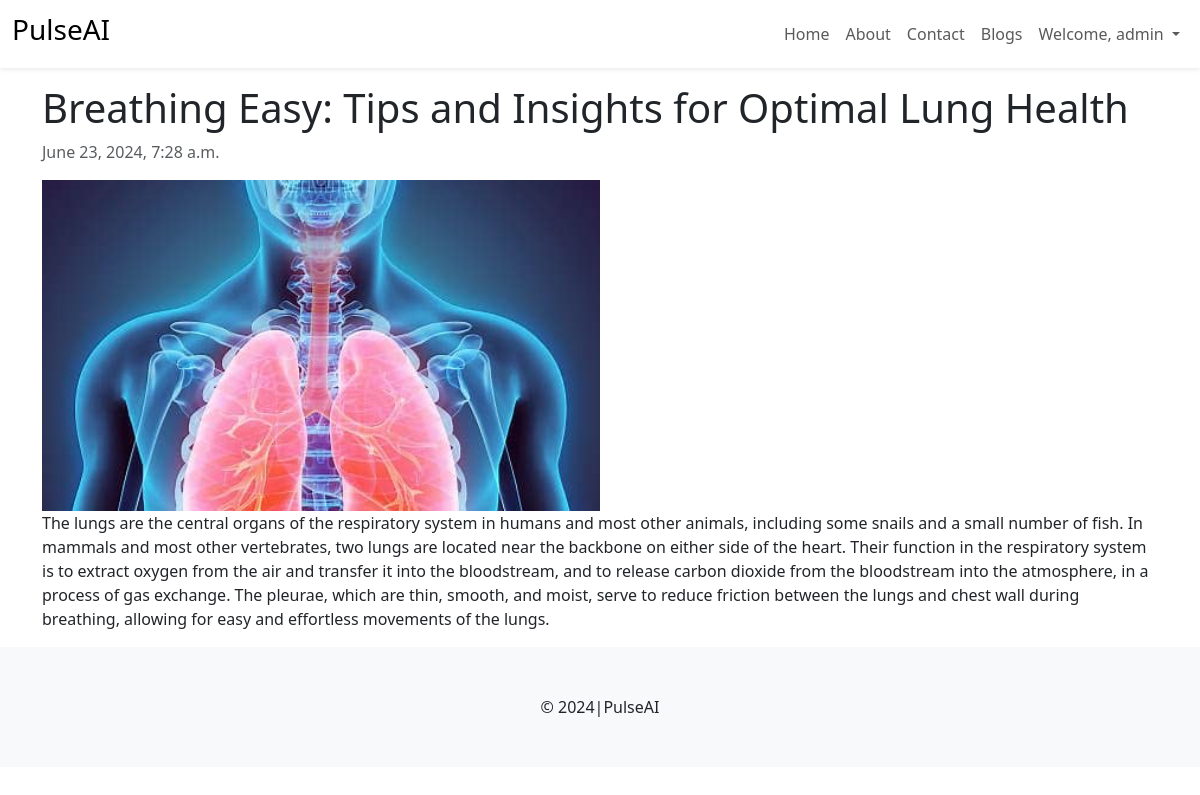
Page /blog/2/ (signed in) on the committed database.
### blog/models.py (models this page shows, shortened)
class Blog(models.Model):
      category = models.ForeignKey(BlogCategory, on_delete=models.DO_NOTHING)
      title = models.CharField(max_length=500)
      content = models.TextField()
      primary_photo = models.ImageField(upload_to="blog_images")
      yt_video_id = models.CharField(max_length=255, blank=True)
      publish = models.BooleanField(default=True)
      created_at = models.DateTimeField(auto_now_add=True)
      update_at = models.DateTimeField(auto_now=True)

### blog/views.py (the view)
# urls.py: path("blog/<int:bid>/", views.blog_details, name="blog"),
def blog_details(request, bid):
      blog = get_object_or_404(Blog, pk=bid)
      context = {
            'blog': blog
      }
      return render(request, 'blog/details.html', context)

### templates/blog/details.html (shortened to what this page needs)
{% extends "layout.html" %}
{% block content %}
<div class="container my-3 blog-details">
      <h1>{{blog.title}}</h1>
      <p class="text-muted">{{blog.created_at}}</p>
      <img src="{{blog.primary_photo.url}}" class="blog-image w-50">
      <div class="blog-content">
            {{blog.content|safe}}
      </div>
</div>
{% endblock %}

### templates/layout.html (shortened to what this page needs)
{% load static %}
<!DOCTYPE html>
<html lang="en">
  <head>
    <link rel="stylesheet" href="{% static 'css/bootstrap.min.css' %}" />
    <link rel="stylesheet" href="{% static 'css/style.css' %}" />
  </head>
  <body>
    <nav class="navbar navbar-expand-lg mb-1 shadow-sm">
      <div class="container-fluid">
        <a class="navbar-brand" href="#">
          <h3>PulseAI</h3>
        </a>
        <div class="collapse navbar-collapse" id="navbarSupportedContent">
          <ul class="navbar-nav ms-auto">
            <li class="nav-item">
              <a class="nav-link" href="{% url 'home' %}">Home</a>
            </li>
            <li class="nav-item">
              <a class="nav-link" href="{% url 'about' %}">About</a>
            </li>
            <li class="nav-item">
              <a class="nav-link" href="{% url 'contact' %}">Contact</a>
            </li>
            <li class="nav-item">
                <a class="nav-link" href="{% url 'blogs' %}">Blogs</a>
            </li>
            {% if user.is_authenticated %}
              <li class="nav-item dropdown">
                <a class="nav-link dropdown-toggle" href="#" role="button" data-bs-toggle="dropdown" aria-expanded="false">
                  Welcome, {{user.username}}
                </a>
              </li>
              {% endif %}
          </ul>
        </div>
      </div>
    </nav>
    {% block content %} {% endblock %}
    <footer class="bg-light py-5 text-center mt-3">&copy; 2024|PulseAI</footer>
  </body>
</html>

### rows in the picture
Blog: title "Breathing Easy: Tips and Insights for Optimal Lung Health", created_at "June 23, 2024, 7:28 a.m.", primary_photo (picture), content "The lungs are the central organs of the respiratory system in humans and most other animals, including some snails and a small number of fish. In mammals and most other vertebrates, two lungs are located near the backbone on either side of the heart. Their function in the respiratory system is to extract oxygen from the air and transfer it into the bloodstream, and to release carbon dioxide from the bloodstream into the atmosphere, in a process of gas exchange. The pleurae, which are thin, smooth, and moist, serve to reduce friction between the lungs and chest wall during breathing, allowing for easy and effortless movements of the lungs."

### other values in the picture
{{ user.username }} "admin"
